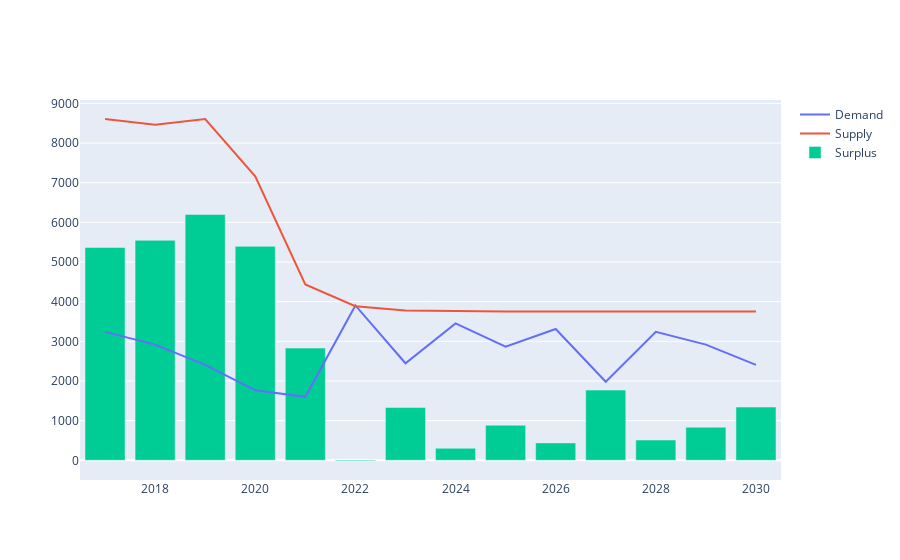

Write notebook code for a chart like this one.
### Code cell
# Express option
colors = px.colors.qualitative.Plotly
fig = go.Figure()
fig.add_traces(
    go.Scatter(x=chart1_data['year'], y = chart1_data['demand'], mode = 'lines', line=dict(color=colors[0]), name="Demand")
)
fig.add_traces(
    go.Scatter(x=chart1_data['year'], y = chart1_data['number_of_beds_available'], mode = 'lines', line=dict(color=colors[1]), name="Supply")
)
fig.add_traces(
    go.Bar(x=chart1_data['year'], y=chart1_data['delta'], name="Surplus")
)
fig.show()

### Figure 1 — Plotly figure (JSON) as saved in the notebook; plotly's stock layout.template omitted (floating-point values rounded to 4 significant figures)
{"data": [{"line": {"color": "#636EFA"}, "mode": "lines", "name": "Demand", "type": "scatter", "x": [2017, 2018, 2019, 2020, 2021, 2022, 2023, 2024, 2025, 2026, 2027, 2028, 2029, 2030], "y": [3239, 2917, 2407, 1764, 1601, 3904, 2447, 3453, 2867, 3311, 1980, 3239, 2917, 2407]}, {"line": {"color": "#EF553B"}, "mode": "lines", "name": "Supply", "type": "scatter", "x": [2017, 2018, 2019, 2020, 2021, 2022, 2023, 2024, 2025, 2026, 2027, 2028, 2029, 2030], "y": [8604, 8464, 8606, 7159, 4432.0, 3886.0, 3777.0, 3755.0, 3751.0, 3750.0, 3750.0, 3750.0, 3750.0, 3750.0]}, {"name": "Surplus", "type": "bar", "x": [2017, 2018, 2019, 2020, 2021, 2022, 2023, 2024, 2025, 2026, 2027, 2028, 2029, 2030], "y": [5365, 5547, 6199, 5395, 2831.0, -17.64, 1330.0, 302.5, 884.1, 439.2, 1770.0, 511.0, 833.0, 1343.0]}], "layout": {}}
